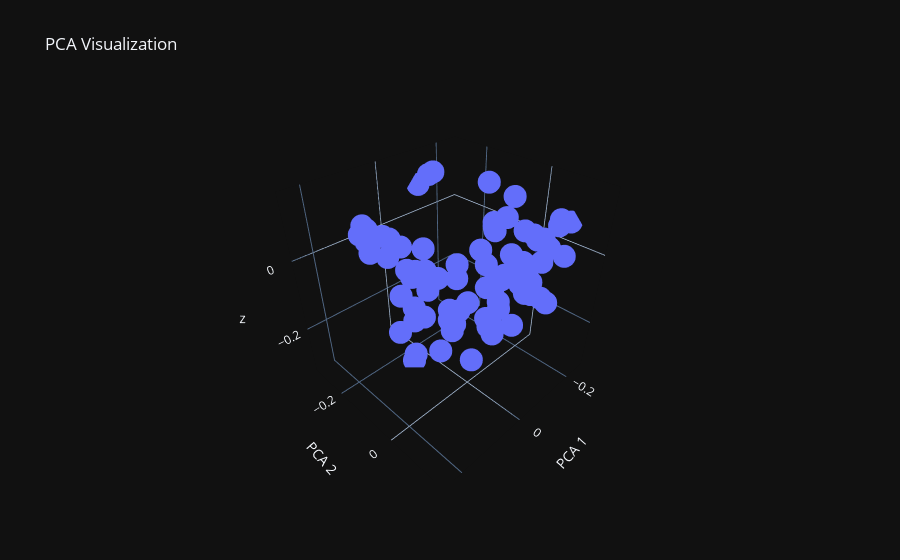
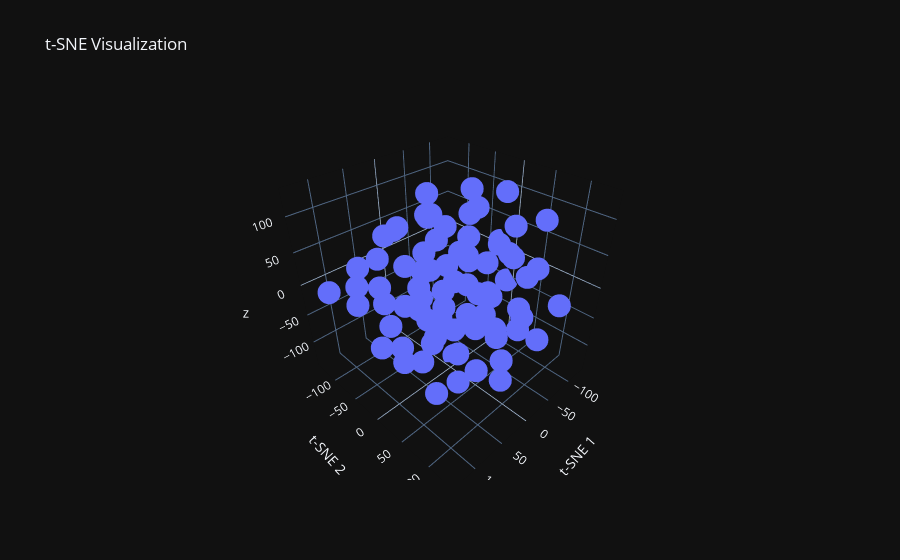
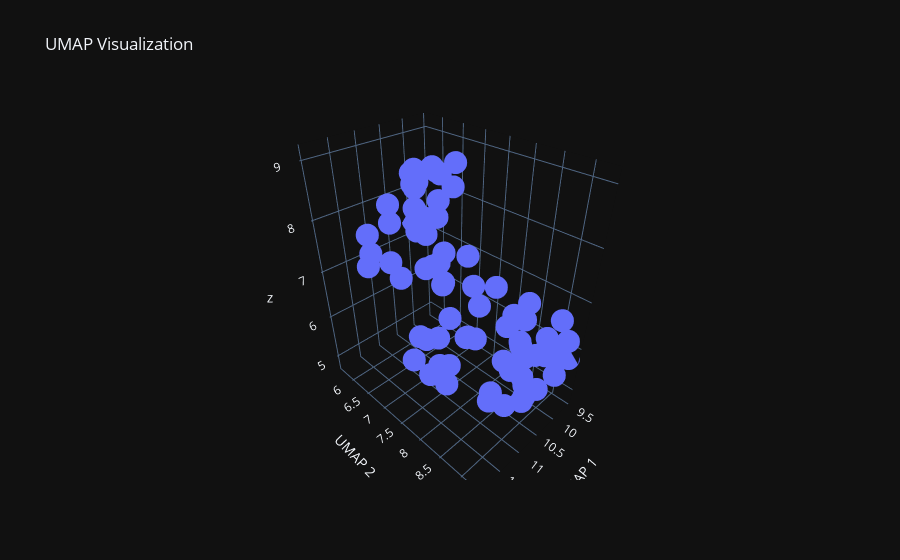

The notebook cell saved with these charts, in order:
### Code cell
import plotly.express as px

pca_fig = px.scatter_3d(
    x=pca_vectors[:, 0],
    y=pca_vectors[:, 1],
    z=pca_vectors[:, 2],
    title='PCA Visualization',
    labels={'x': 'PCA 1', 'y': 'PCA 2'}
)

tsne_fig = px.scatter_3d(
    x=tsne_vectors[:, 0],
    y=tsne_vectors[:, 1],
    z=tsne_vectors[:, 2],
    title='t-SNE Visualization',
    labels={'x': 't-SNE 1', 'y': 't-SNE 2'}
)

umap_fig = px.scatter_3d(
    x=umap_vectors[:, 0],
    y=umap_vectors[:, 1],
    z=umap_vectors[:, 2],
    title='UMAP Visualization',
    labels={'x': 'UMAP 1', 'y': 'UMAP 2'}
)

pca_fig.show()
tsne_fig.show()
umap_fig.show()
